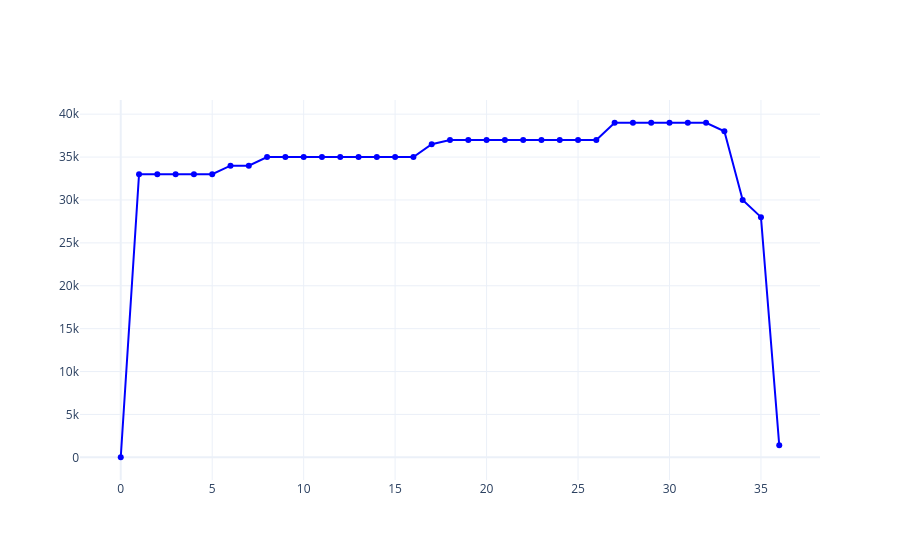

This figure's notebook cell:
### Code cell
import jetfuelburn
from jetfuelburn.utility.mapping import plot_ofp_1d
plot_ofp_1d(
    ofp_path_or_df="https://raw.githubusercontent.com/sustainableaviation/jetfuelburn/refs/heads/main/tests/data/ofp/ofp_with_altitude.csv",
    label_col='waypoint'
)

### Figure 1 — Plotly figure (JSON) as saved in the notebook; plotly's stock layout.template omitted (floating-point values rounded to 4 significant figures)
{"data": [{"hovertemplate": "<b>%{text}</b><br>timestamp: %{x}<br>alt: %{y}<extra></extra>", "line": {"color": "blue"}, "marker": {"size": 6}, "mode": "lines+markers", "name": "Trace", "text": ["KSFO", "ORRCA", "TOC", "FIMUV", "REO", "STIGS", "TOC", "55N12", "TOC", "ENTRY1", "60N08", "ETP3", "6597N", "EXIT1", "6880N", "6970N", "ADSAM", "TOC", "7050N", "7040N", "ENTRY2", "EXIT2", "6930N", "6720N", "6410N", "RIXUN", "WAFIL", "TOC", "TIMUP", "LONAM", "ETP7", "SUTAL", "GTQ", "TOD", "BAMEV", "BLM", "LSZH"], "textposition": "top center", "type": "scatter", "x": [0, 1, 2, 3, 4, 5, 6, 7, 8, 9, 10, 11, 12, 13, 14, 15, 16, 17, 18, 19, 20, 21, 22, 23, 24, 25, 26, 27, 28, 29, 30, 31, 32, 33, 34, 35, 36], "y": [13.0, 33000.0, 33000.0, 33000.0, 33000.0, 33000.0, 34000.0, 34000.0, 35000.0, 35000.0, 35000.0, 35000.0, 35000.0, 35000.0, 35000.0, 35000.0, 35000.0, 36500.0, 37000.0, 37000.0, 37000.0, 37000.0, 37000.0, 37000.0, 37000.0, 37000.0, 37000.0, 39000.0, 39000.0, 39000.0, 39000.0, 39000.0, 39000.0, 38000.0, 30000.0, 28000.0, 1416.0]}], "layout": {"hovermode": "x unified", "showlegend": false}}
